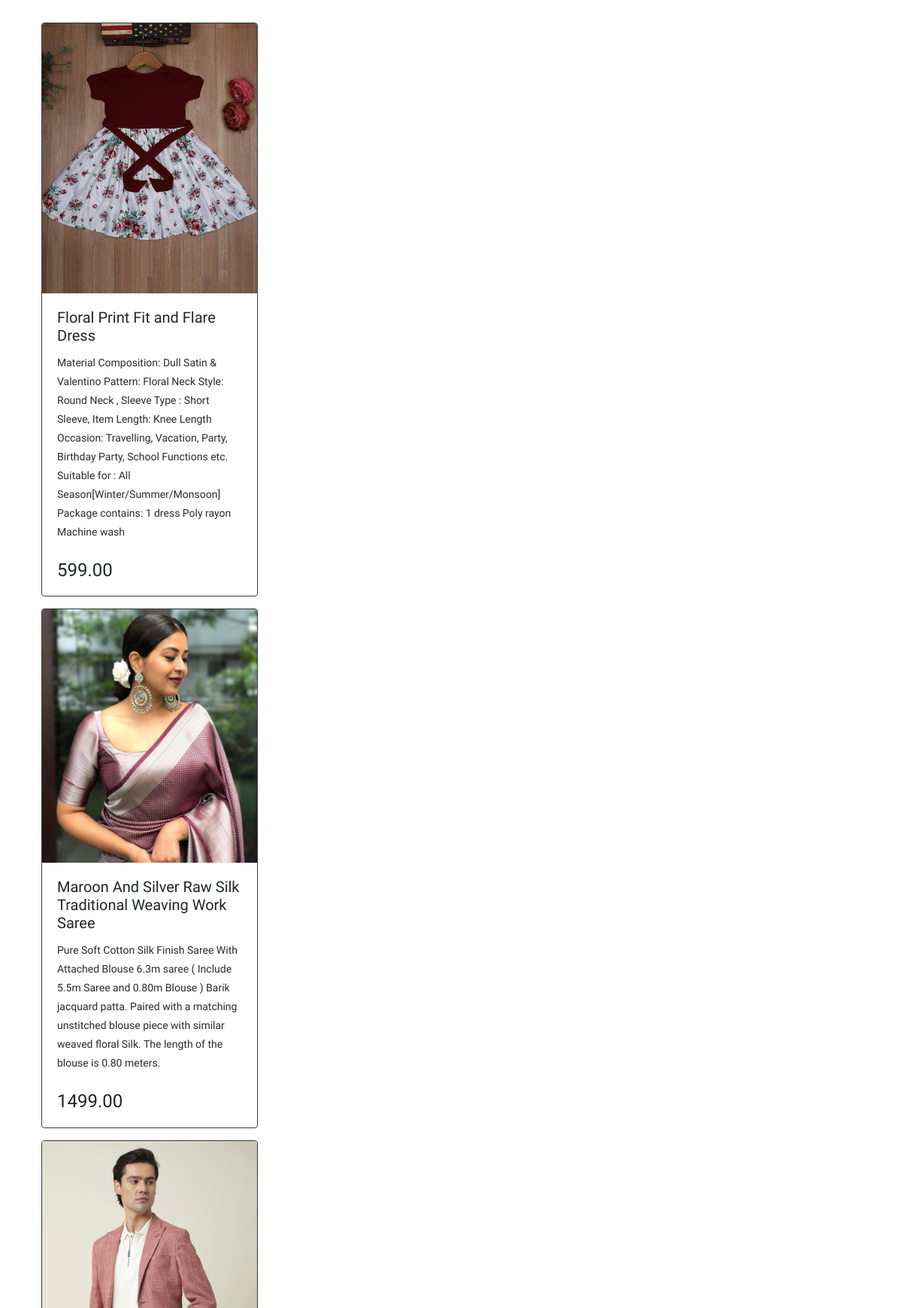
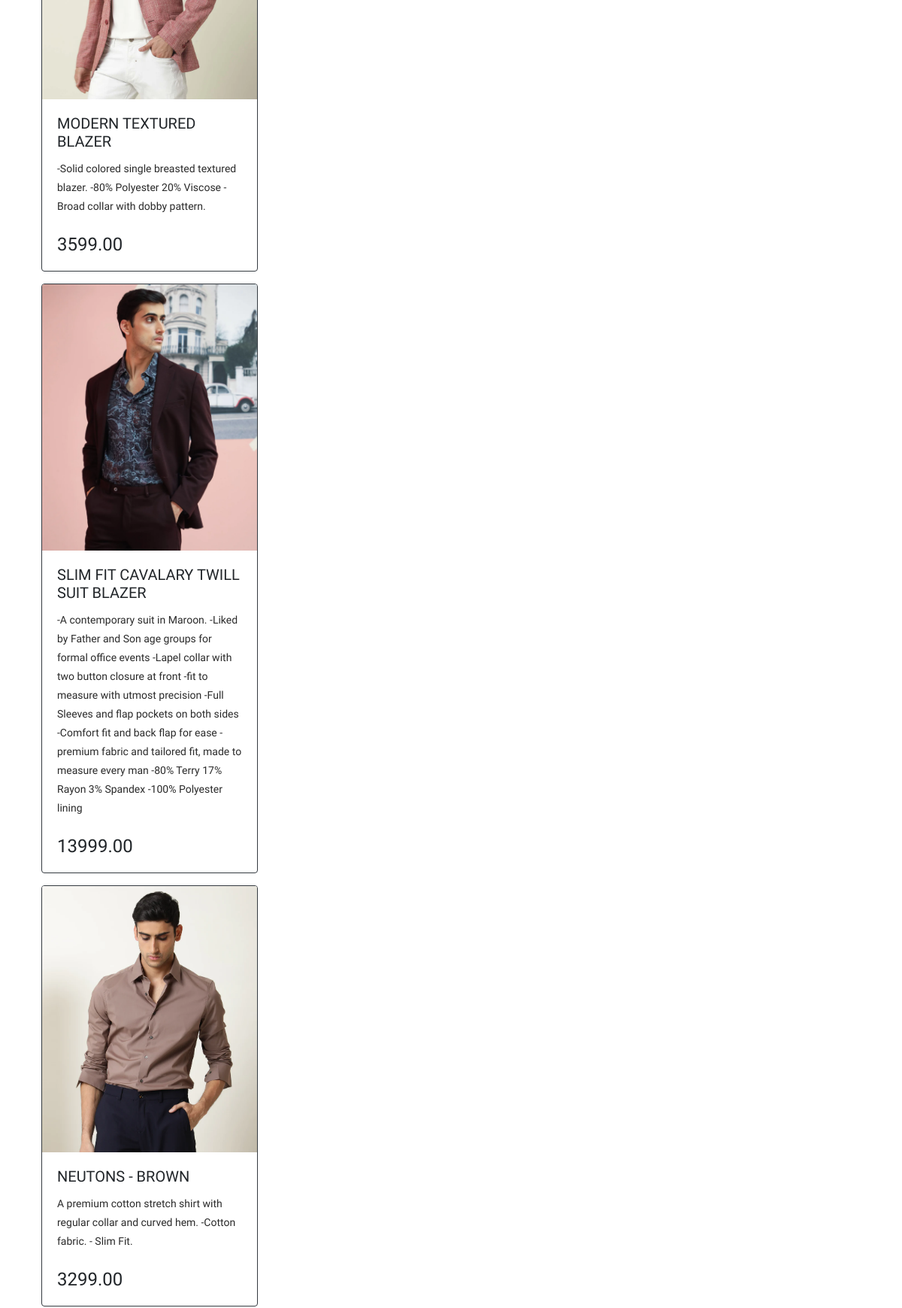
The page /searchpage (upper part) on the database its author committed (2 pictures, top to bottom).
### NewApp/models.py (models this page shows)
class Product(models.Model):
      title=models.CharField(max_length=150,verbose_name="product title")
      slug=models.SlugField(max_length=150,verbose_name="product slug")
      short_description=models.TextField(verbose_name="short description")
      detail_description=models.TextField(blank="True",null="True", verbose_name='detail description')
      product_image=models.ImageField(upload_to="product",blank="True",null="True",verbose_name="product image")
      price=models.DecimalField(max_digits=8,decimal_places=2)
      category=models.ForeignKey(Category, verbose_name="product category",on_delete=models.CASCADE)
      is_active=models.BooleanField(verbose_name="is active")
      is_featured=models.BooleanField(verbose_name="is featured")

### NewApp/views.py (the view)
# urls.py: path('searchpage',views.searchresult,name='searchresult'),
def searchresult(request):
    q = request.GET.get('q','')
    data = Product.objects.filter(title__icontains=q).order_by('-id')
    return render(request,'searchpage.html',{'data':data})

### templates/searchpage.html (shortened to what this page needs)
{% load static %}
<!DOCTYPE html>
<html lang="en">
<head>
    <link rel="stylesheet" type="text/css" href="/static/css/bootstrap.min.css">
    <link rel="stylesheet" type="text/css" href="static/css/font-awesome.css">
    <link rel="stylesheet" href="static/css/templatemo-hexashop.css">
    <link rel="stylesheet" href="static/css/categ.css">
    <link rel="stylesheet" href="static/css/lightbox.css">
</head>
<body>
    {% for dt in data %}
    <div class="col-md-4">
    <div class="card border-dark mb-3" style="width: 18rem;">
        <a href="{% url 'detail_page' dt.slug %}">   <img src="{{dt.product_image.url}}" alt="Product" class="card-img-top" /></a>
        <div class="card-body">
          <h5 class="card-title">{{dt.title}}</h5>
          <p class="card-text">{{dt.short_description}}</p>
          <br>
          <h4>{{dt.price}}</h4>
        </div>
      </div>
    </div>
      {% endfor %}
</body>
</html>

### static/css/templatemo-hexashop.css (style rules this page uses)
html, body, div, span, applet, object, iframe, h1, h2, h3, h4, h5, h6, p, blockquote, div pre, a, abbr, acronym, address, big, cite, code, del, dfn, em, font, img, ins, kbd, q, s, samp, small, strike, strong, sub, sup, tt, var, b, u, i, center, dl, dt, dd, ol, ul, li, figure, header, nav, section, article, aside, footer, figcaption { margin: 0; padding: 0; border: 0; outline: 0; }
* { box-sizing: border-box; }
html, body { font-family: 'Poppins', sans-serif; font-weight: 400; background-color: #fff; font-size: 16px; -ms-text-size-adjust: 100%; -webkit-font-smoothing: antialiased; -moz-osx-font-smoothing: grayscale; }
a { text-decoration: none !important; }
h1, h2, h3, h4, h5, h6 { margin-top: 0px; margin-bottom: 0px; }
p { font-size: 14px; line-height: 25px; color: #2a2a2a; }
html, body { background: #fff; font-family: 'Poppins', sans-serif; }

### static/css/categ.css (style rules this page uses)
body { font-family: 'Muli', sans-serif; background:#ddd; }

### templates/searchpage.html (style rules this page uses)
body { background-color: white; }
.card { left:40px; top:30px; }

### rows shown on the page
Product: product_image (picture), title "Floral Print Fit and Flare Dress", short_description "Material Composition: Dull Satin & Valentino Pattern: Floral Neck Style: Round Neck , Sleeve Type : Short Sleeve, Item Length: Knee Length Occasion: Travelling, Vacation, Party, Birthday Party, School Functions etc. Suitable for : All Season[Winter/Summer/Monsoon] Package contains: 1 dress Poly rayon Machine wash", price "599.00"
Product: product_image (picture), title "Maroon And Silver Raw Silk Traditional Weaving Work Saree", short_description "Pure Soft Cotton Silk Finish Saree With Attached Blouse 6.3m saree ( Include 5.5m Saree and 0.80m Blouse ) Barik jacquard patta. Paired with a matching unstitched blouse piece with similar weaved floral Silk. The length of the blouse is 0.80 meters.", price "1499.00"
Product: product_image (picture), title "MODERN TEXTURED BLAZER", short_description "-Solid colored single breasted textured blazer. -80% Polyester 20% Viscose -Broad collar with dobby pattern.", price "3599.00"
Product: product_image (picture), title "SLIM FIT CAVALARY TWILL SUIT BLAZER", short_description "-A contemporary suit in Maroon. -Liked by Father and Son age groups for formal office events -Lapel collar with two button closure at front -fit to measure with utmost precision -Full Sleeves and flap pockets on both sides -Comfort fit and back flap for ease -premium fabric and tailored fit, made to measure every man -80% Terry 17% Rayon 3% Spandex -100% Polyester lining", price "13999.00"
Product: product_image (picture), title "NEUTONS - BROWN", short_description "A premium cotton stretch shirt with regular collar and curved hem. -Cotton fabric. - Slim Fit.", price "3299.00"
